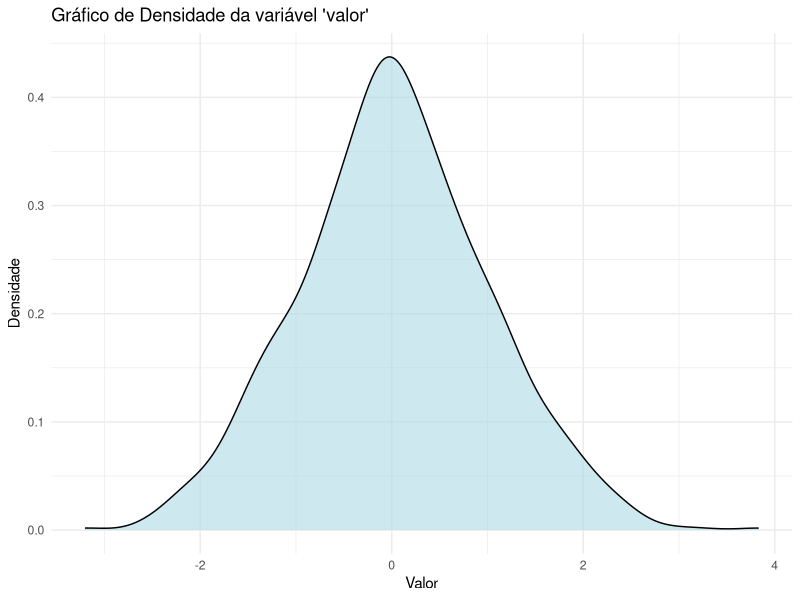

Source code (R):
# Simular dados
dados <- data.frame(valor = stats::rnorm(1000, mean = 0, sd = 1))

# Gráfico de densidade
ggplot2::ggplot(dados, ggplot2::aes(x = valor)) +
  ggplot2::geom_density(fill = "lightblue", alpha = 0.6) +
  ggplot2::labs(title = "Gráfico de Densidade da variável 'valor'",
                x = "Valor", y = "Densidade") +
  ggplot2::theme_minimal()
